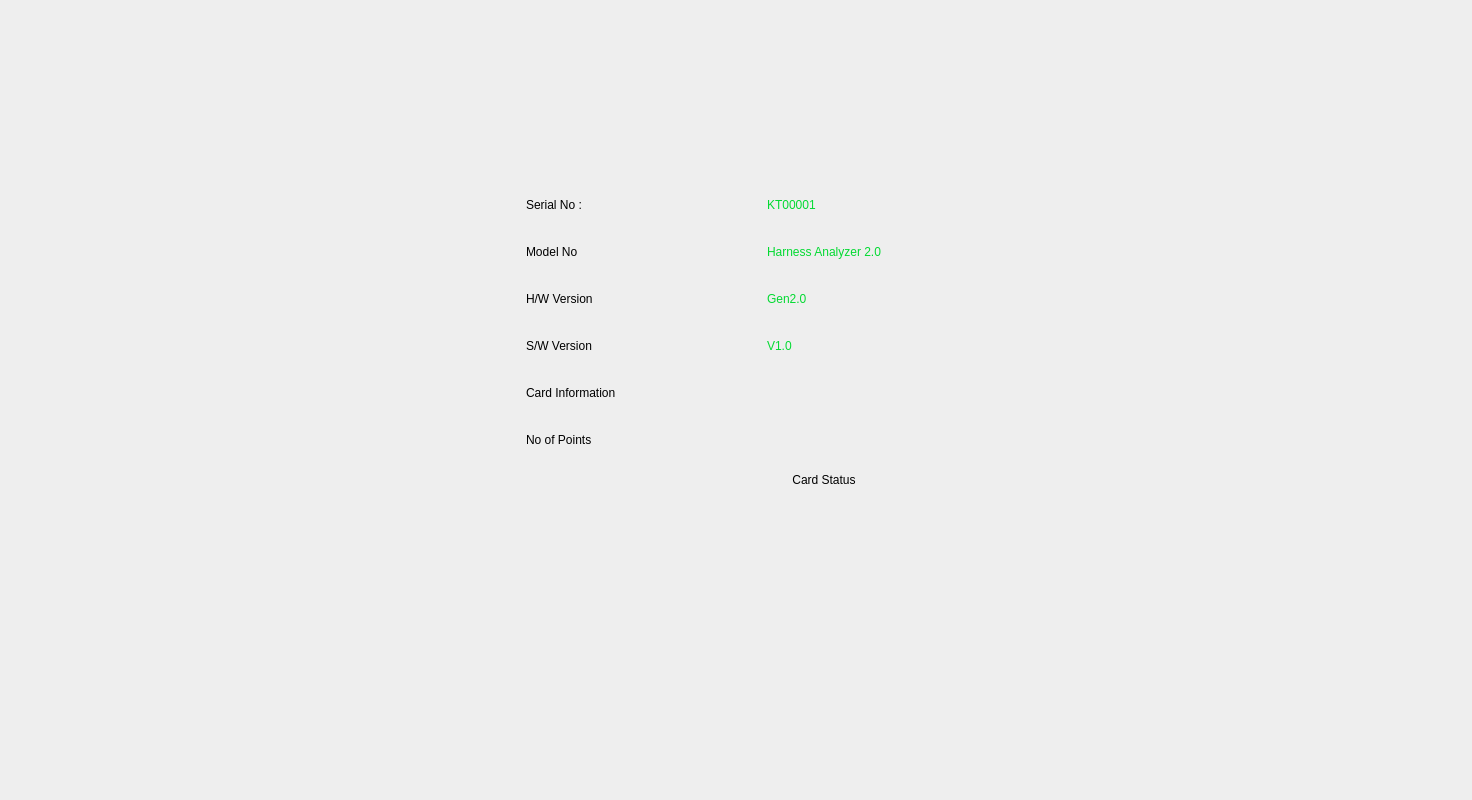
<?xml version="1.0" encoding="UTF-8"?>
<ui version="4.0">
 <class>MainWindow</class>
 <widget class="QMainWindow" name="MainWindow">
  <property name="geometry">
   <rect>
    <x>0</x>
    <y>0</y>
    <width>1472</width>
    <height>800</height>
   </rect>
  </property>
  <property name="windowTitle">
   <string>MainWindow</string>
  </property>
  <property name="styleSheet">
   <string notr="true">background-color: rgb(238, 238, 238);</string>
  </property>
  <widget class="QWidget" name="centralwidget">
   <layout class="QGridLayout" name="gridLayout">
    <item row="0" column="0">
     <layout class="QVBoxLayout" name="verticalLayout_3">
      <item>
       <spacer name="verticalSpacer_2">
        <property name="orientation">
         <enum>Qt::Vertical</enum>
        </property>
        <property name="sizeType">
         <enum>QSizePolicy::Maximum</enum>
        </property>
        <property name="sizeHint" stdset="0">
         <size>
          <width>20</width>
          <height>130</height>
         </size>
        </property>
       </spacer>
      </item>
      <item>
       <layout class="QVBoxLayout" name="verticalLayout">
        <item>
         <layout class="QHBoxLayout" name="horizontalLayout_8">
          <item>
           <spacer name="horizontalSpacer_7">
            <property name="orientation">
             <enum>Qt::Horizontal</enum>
            </property>
            <property name="sizeHint" stdset="0">
             <size>
              <width>40</width>
              <height>20</height>
             </size>
            </property>
           </spacer>
          </item>
          <item>
           <layout class="QVBoxLayout" name="verticalLayout_4">
            <item>
             <widget class="QLabel" name="label_13">
              <property name="minimumSize">
               <size>
                <width>125</width>
                <height>41</height>
               </size>
              </property>
              <property name="maximumSize">
               <size>
                <width>125</width>
                <height>41</height>
               </size>
              </property>
              <property name="styleSheet">
               <string notr="true">font: 14pt &quot;Roboto Condensed&quot;;</string>
              </property>
              <property name="text">
               <string>Serial No :</string>
              </property>
             </widget>
            </item>
            <item>
             <widget class="QLabel" name="label_11">
              <property name="minimumSize">
               <size>
                <width>125</width>
                <height>41</height>
               </size>
              </property>
              <property name="maximumSize">
               <size>
                <width>125</width>
                <height>41</height>
               </size>
              </property>
              <property name="styleSheet">
               <string notr="true">font: 14pt &quot;Roboto Condensed&quot;;</string>
              </property>
              <property name="text">
               <string>Model No</string>
              </property>
             </widget>
            </item>
            <item>
             <widget class="QLabel" name="label">
              <property name="minimumSize">
               <size>
                <width>125</width>
                <height>41</height>
               </size>
              </property>
              <property name="maximumSize">
               <size>
                <width>125</width>
                <height>41</height>
               </size>
              </property>
              <property name="styleSheet">
               <string notr="true">font: 14pt &quot;Roboto Condensed&quot;;</string>
              </property>
              <property name="text">
               <string>H/W Version</string>
              </property>
             </widget>
            </item>
            <item>
             <widget class="QLabel" name="label_2">
              <property name="minimumSize">
               <size>
                <width>125</width>
                <height>41</height>
               </size>
              </property>
              <property name="maximumSize">
               <size>
                <width>125</width>
                <height>41</height>
               </size>
              </property>
              <property name="styleSheet">
               <string notr="true">font: 14pt &quot;Roboto Condensed&quot;;</string>
              </property>
              <property name="text">
               <string>S/W Version</string>
              </property>
             </widget>
            </item>
            <item>
             <widget class="QLabel" name="label_6">
              <property name="minimumSize">
               <size>
                <width>135</width>
                <height>41</height>
               </size>
              </property>
              <property name="maximumSize">
               <size>
                <width>125</width>
                <height>41</height>
               </size>
              </property>
              <property name="styleSheet">
               <string notr="true">font: 14pt &quot;Roboto Condensed&quot;;</string>
              </property>
              <property name="text">
               <string>Card Information</string>
              </property>
             </widget>
            </item>
            <item>
             <widget class="QLabel" name="label_4">
              <property name="minimumSize">
               <size>
                <width>100</width>
                <height>41</height>
               </size>
              </property>
              <property name="maximumSize">
               <size>
                <width>125</width>
                <height>41</height>
               </size>
              </property>
              <property name="styleSheet">
               <string notr="true">font: 14pt &quot;Roboto Condensed&quot;;</string>
              </property>
              <property name="text">
               <string>No of Points</string>
              </property>
             </widget>
            </item>
           </layout>
          </item>
          <item>
           <spacer name="horizontalSpacer_5">
            <property name="orientation">
             <enum>Qt::Horizontal</enum>
            </property>
            <property name="sizeType">
             <enum>QSizePolicy::Maximum</enum>
            </property>
            <property name="sizeHint" stdset="0">
             <size>
              <width>100</width>
              <height>20</height>
             </size>
            </property>
           </spacer>
          </item>
          <item>
           <layout class="QVBoxLayout" name="verticalLayout_5">
            <item>
             <widget class="QLabel" name="label_5">
              <property name="minimumSize">
               <size>
                <width>180</width>
                <height>41</height>
               </size>
              </property>
              <property name="maximumSize">
               <size>
                <width>125</width>
                <height>41</height>
               </size>
              </property>
              <property name="styleSheet">
               <string notr="true">font: 14pt &quot;Roboto Condensed&quot;;
color: rgb(3, 218, 50);</string>
              </property>
              <property name="text">
               <string>KT00001</string>
              </property>
             </widget>
            </item>
            <item>
             <widget class="QLabel" name="label_3">
              <property name="minimumSize">
               <size>
                <width>180</width>
                <height>41</height>
               </size>
              </property>
              <property name="maximumSize">
               <size>
                <width>125</width>
                <height>41</height>
               </size>
              </property>
              <property name="styleSheet">
               <string notr="true">font: 14pt &quot;Roboto Condensed&quot;;
color: rgb(3, 218, 50);</string>
              </property>
              <property name="text">
               <string>Harness Analyzer 2.0</string>
              </property>
             </widget>
            </item>
            <item>
             <widget class="QLabel" name="label_8">
              <property name="minimumSize">
               <size>
                <width>125</width>
                <height>41</height>
               </size>
              </property>
              <property name="maximumSize">
               <size>
                <width>125</width>
                <height>41</height>
               </size>
              </property>
              <property name="styleSheet">
               <string notr="true">color: rgb(3, 218, 50);
font: 14pt &quot;Roboto Condensed&quot;;</string>
              </property>
              <property name="text">
               <string>Gen2.0</string>
              </property>
             </widget>
            </item>
            <item>
             <widget class="QLabel" name="label_12">
              <property name="minimumSize">
               <size>
                <width>125</width>
                <height>41</height>
               </size>
              </property>
              <property name="maximumSize">
               <size>
                <width>125</width>
                <height>41</height>
               </size>
              </property>
              <property name="styleSheet">
               <string notr="true">color: rgb(3, 218, 50);
font: 14pt &quot;Roboto Condensed&quot;;</string>
              </property>
              <property name="text">
               <string>V1.0</string>
              </property>
             </widget>
            </item>
            <item>
             <widget class="QLabel" name="label_10">
              <property name="minimumSize">
               <size>
                <width>125</width>
                <height>41</height>
               </size>
              </property>
              <property name="maximumSize">
               <size>
                <width>125</width>
                <height>41</height>
               </size>
              </property>
              <property name="styleSheet">
               <string notr="true">font: 14pt &quot;Roboto Condensed&quot;;
color: rgb(38, 177, 255);</string>
              </property>
              <property name="text">
               <string/>
              </property>
             </widget>
            </item>
            <item>
             <widget class="QLabel" name="label_9">
              <property name="minimumSize">
               <size>
                <width>125</width>
                <height>41</height>
               </size>
              </property>
              <property name="maximumSize">
               <size>
                <width>125</width>
                <height>41</height>
               </size>
              </property>
              <property name="styleSheet">
               <string notr="true">font: 14pt &quot;Roboto Condensed&quot;;
color: rgb(38, 177, 255);</string>
              </property>
              <property name="text">
               <string/>
              </property>
             </widget>
            </item>
           </layout>
          </item>
          <item>
           <spacer name="horizontalSpacer_4">
            <property name="orientation">
             <enum>Qt::Horizontal</enum>
            </property>
            <property name="sizeHint" stdset="0">
             <size>
              <width>40</width>
              <height>20</height>
             </size>
            </property>
           </spacer>
          </item>
         </layout>
        </item>
        <item>
         <layout class="QHBoxLayout" name="horizontalLayout">
          <item>
           <spacer name="horizontalSpacer_3">
            <property name="orientation">
             <enum>Qt::Horizontal</enum>
            </property>
            <property name="sizeType">
             <enum>QSizePolicy::Maximum</enum>
            </property>
            <property name="sizeHint" stdset="0">
             <size>
              <width>754</width>
              <height>20</height>
             </size>
            </property>
           </spacer>
          </item>
          <item>
           <widget class="QPushButton" name="pushButton">
            <property name="minimumSize">
             <size>
              <width>106</width>
              <height>28</height>
             </size>
            </property>
            <property name="maximumSize">
             <size>
              <width>106</width>
              <height>28</height>
             </size>
            </property>
            <property name="toolTip">
             <string>Open Serial Port</string>
            </property>
            <property name="styleSheet">
             <string notr="true">border-image: url(:/images/final_assets/Page_Toggle/page_unselect_facility.png);
font: 14pt &quot;Roboto [GOOG]&quot;;</string>
            </property>
            <property name="text">
             <string> Card Status </string>
            </property>
            <property name="flat">
             <bool>true</bool>
            </property>
           </widget>
          </item>
          <item>
           <spacer name="horizontalSpacer_6">
            <property name="orientation">
             <enum>Qt::Horizontal</enum>
            </property>
            <property name="sizeType">
             <enum>QSizePolicy::Maximum</enum>
            </property>
            <property name="sizeHint" stdset="0">
             <size>
              <width>578</width>
              <height>20</height>
             </size>
            </property>
           </spacer>
          </item>
         </layout>
        </item>
       </layout>
      </item>
      <item>
       <layout class="QVBoxLayout" name="verticalLayout_6">
        <item>
         <spacer name="verticalSpacer">
          <property name="orientation">
           <enum>Qt::Vertical</enum>
          </property>
          <property name="sizeType">
           <enum>QSizePolicy::Maximum</enum>
          </property>
          <property name="sizeHint" stdset="0">
           <size>
            <width>20</width>
            <height>252</height>
           </size>
          </property>
         </spacer>
        </item>
       </layout>
      </item>
     </layout>
    </item>
   </layout>
  </widget>
 </widget>
 <resources>
  <include location="resource.qrc"/>
 </resources>
 <connections/>
</ui>
